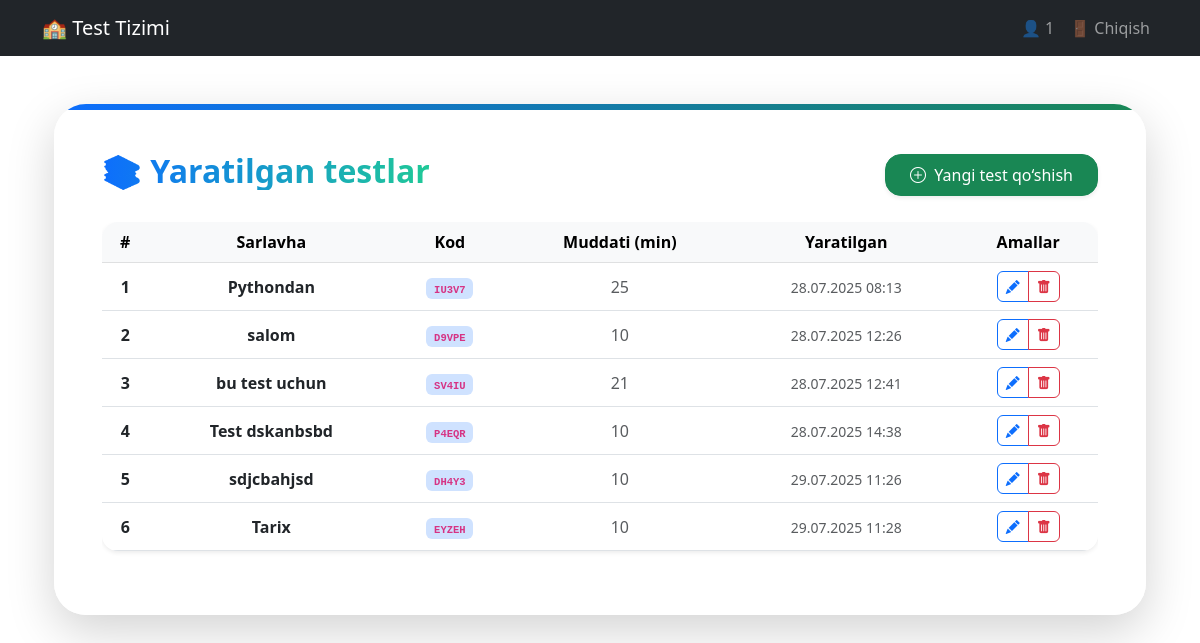
Page /teachers/tests/ (signed in) on the committed database.
### USERS/models.py (models this page shows, shortened)
class CustomUser(AbstractBaseUser, PermissionsMixin):
    ROLE_CHOICES = (
        ("admin", "Admin"),
        ("teacher", "Teacher"),
        ("student", "Student"),
    )
    email = models.EmailField(unique=True)
    first_name = models.CharField(max_length=30)
    last_name = models.CharField(max_length=30, blank=True, null=True)
    phone = models.CharField(
        max_length=13,
        unique=True,
        validators=[
            RegexValidator(
                regex=r"^\+998\d{9}$",
                message="Telefon raqam formati: +998901234567 bo'lishi kerak.",
            )
        ],
        help_text="Masalan: +998901234567",
    )
    role = models.CharField(
        max_length=10,
        choices=ROLE_CHOICES,
        default="student"
    )
    is_active = models.BooleanField(default=True)
    is_staff = models.BooleanField(default=False)
    date_joined = models.DateTimeField(default=timezone.now)
    objects = CustomUserManager()
    USERNAME_FIELD = "email"
    REQUIRED_FIELDS = ["first_name", "phone"]
    @property
    def full_name(self):
        if self.last_name:
            return f"{self.first_name} {self.last_name}"
        return self.first_name

### TEACHERS/models.py (models this page shows, shortened)
class Test(models.Model):
    title = models.CharField(max_length=255)
    description = models.TextField()
    code = models.CharField(max_length=5, unique=True, blank=True)
    duration = models.PositiveIntegerField(
        default=10,
        validators=[MinValueValidator(1)],
        help_text="Test davomiyligi (daqiqada)"
    )
    created_by = models.ForeignKey(User, on_delete=models.CASCADE)
    created_at = models.DateTimeField(auto_now_add=True)

### TEACHERS/views.py (the view)
# urls.py: path("tests/", views.test_list, name="test_list"),
@login_required
def test_list(request):
    tests = Test.objects.filter(created_by__role='teacher')
    return render(request, 'teachers/tests/test_list.html', {'tests': tests})

### templates/teachers/tests/test_list.html (shortened to what this page needs)
{% extends "base.html" %}
{% block content %}
<div class="container mt-5">
    <div class="card shadow-lg border-0 rounded-5 overflow-hidden">
        <div class="position-absolute top-0 start-0 w-100" style="height: 6px; background: linear-gradient(to right, #0d6efd, #198754);"></div>
        <div class="card-body p-5 bg-white">
            <div class="d-flex justify-content-between align-items-center mb-4">
                <h2 class="text-gradient fw-bold">📚 Yaratilgan testlar</h2>
                <a href="{% url 'teachers:test_create' %}" class="btn btn-success rounded-4 shadow-sm px-4 py-2">
                    <i class="bi bi-plus-circle me-1"></i> Yangi test qo‘shish
                </a>
            </div>
            <div class="table-responsive">
                <table class="table table-hover align-middle text-center shadow-sm rounded-4 overflow-hidden">
                    <thead class="table-light">
                        <tr class="align-middle">
                            <th>#</th>
                            <th>Sarlavha</th>
                            <th>Kod</th>
                            <th>Muddati (min)</th>
                            <th>Yaratilgan</th>
                            <th>Amallar</th>
                        </tr>
                    </thead>
                    <tbody>
                        {% for test in tests %}
                        <tr>
                            <td class="fw-bold">{{ forloop.counter }}</td>
                            <td>
                                <a href="{% url 'teachers:test_detail' test.pk %}"
                                   class="text-decoration-none text-dark fw-semibold">
                                    {{ test.title }}
                                </a>
                            </td>
                            <td><span class="badge bg-primary-subtle text-primary"><code>{{ test.code }}</code></span></td>
                            <td><span class="text-muted">{{ test.duration }}</span></td>
                            <td><small class="text-muted">{{ test.created_at|date:"d.m.Y H:i" }}</small></td>
                            <td>
                                <div class="btn-group btn-group-sm">
                                    <a href="{% url 'teachers:test_update' test.pk %}" class="btn btn-outline-primary rounded-start">
                                        <i class="bi bi-pencil-fill"></i>
                                    </a>
                                    <a href="{% url 'teachers:test_delete' test.pk %}" class="btn btn-outline-danger rounded-end"
                                       onclick="return confirmDelete(this)">
                                        <i class="bi bi-trash-fill"></i>
                                    </a>
                                </div>
                            </td>
                        </tr>
                        {% empty %}
                        <tr>
                            <td colspan="6" class="text-center text-muted fst-italic">📭 Hech qanday test topilmadi.</td>
                        </tr>
                        {% endfor %}
                    </tbody>
                </table>
            </div>
        </div>
    </div>
</div>
{% endblock %}

### templates/base.html (shortened to what this page needs)
<!DOCTYPE html>
<html lang="uz">
<head>
    <link href="https://cdn.jsdelivr.net/npm/bootstrap@5.3.0/dist/css/bootstrap.min.css" rel="stylesheet">
    <link href="https://cdn.jsdelivr.net/npm/bootstrap-icons@1.10.5/font/bootstrap-icons.css" rel="stylesheet">
</head>
<body>
    <nav class="navbar navbar-expand-lg navbar-dark bg-dark mb-4">
        <div class="container">
            <a class="navbar-brand" href="/">🏫 Test Tizimi</a>
            <div class="collapse navbar-collapse" id="navbarNav">
                <ul class="navbar-nav ms-auto">
                    {% if user.is_authenticated %}
                    <li class="nav-item">
                        <a class="nav-link" href="#">👤 {{ user.full_name }}</a>
                    </li>
                    <li class="nav-item">
                        <a class="nav-link" href="{% url 'logout' %}">🚪 Chiqish</a>
                    </li>
                    {% endif %}
                </ul>
            </div>
        </div>
    </nav>
    <div class="container">
        {% block content %}{% endblock %}
    </div>
</body>
</html>

### templates/base.html (style rules this page uses)
.text-gradient { background: linear-gradient(to right, #0d6efd, #20c997); -webkit-background-clip: text; -webkit-text-fill-color: transparent; }

### rows in the picture
CustomUser: full_name "1"
Test: title "Pythondan", code "IU3V7", duration "25", created_at "28.07.2025 08:13"
Test: title "salom", code "D9VPE", duration "10", created_at "28.07.2025 12:26"
Test: title "bu test uchun", code "SV4IU", duration "21", created_at "28.07.2025 12:41"
Test: title "Test dskanbsbd", code "P4EQR", duration "10", created_at "28.07.2025 14:38"
Test: title "sdjcbahjsd", code "DH4Y3", duration "10", created_at "29.07.2025 11:26"
Test: title "Tarix", code "EYZEH", duration "10", created_at "29.07.2025 11:28"
